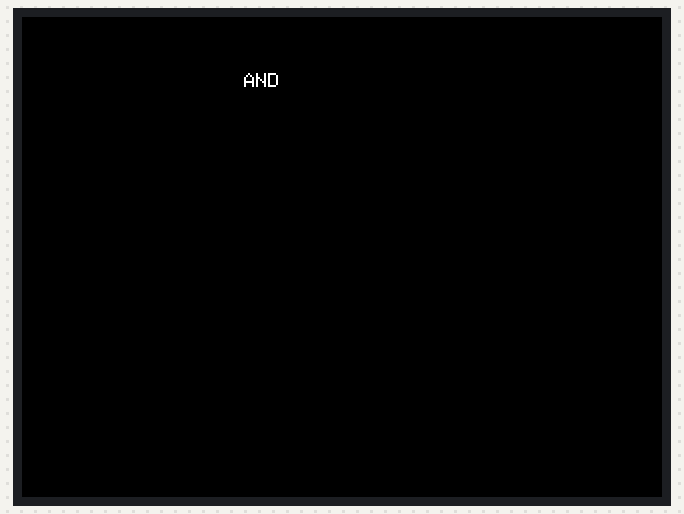
A sketch run on a simulated Arduino Uno, built with avr-gcc and run on an emulated ATmega328P. On the bench: 320×240 colour display. What the sketch prints to the serial monitor is not drawn.

Above: at 0.3 s.
At 1.5 s:
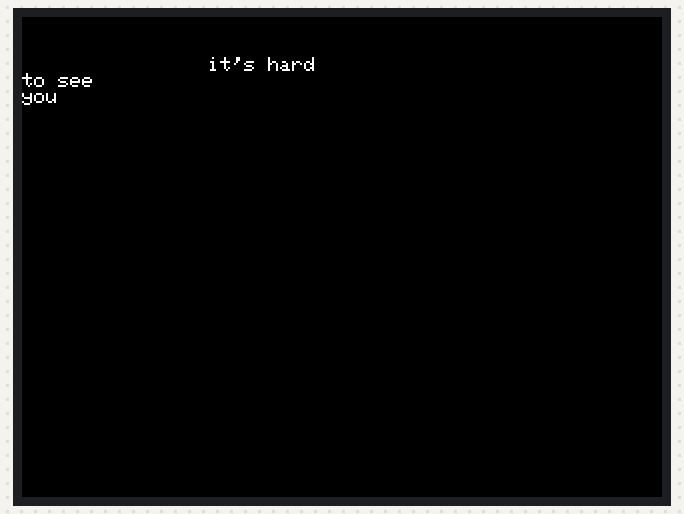
At 2.0 s:
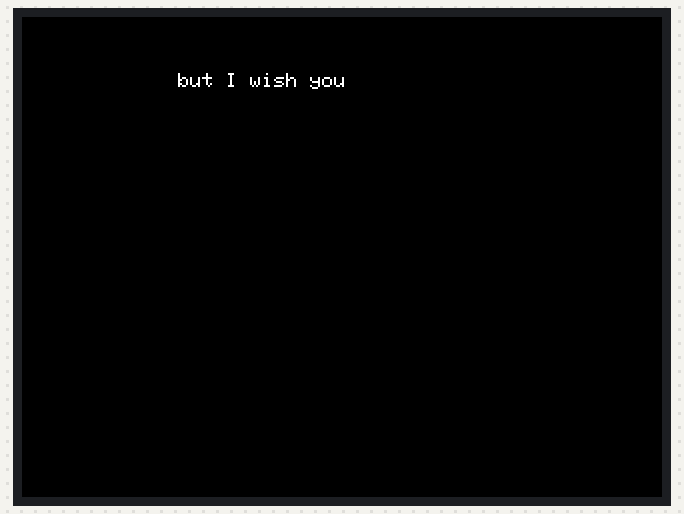
At 2.6 s:
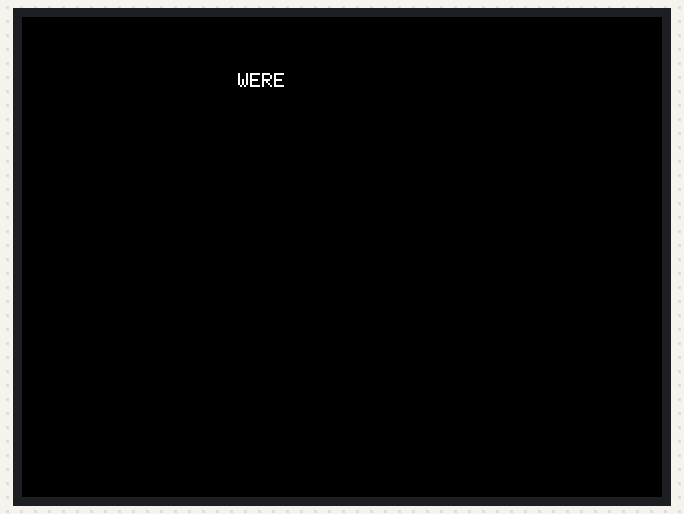
At 3.2 s:
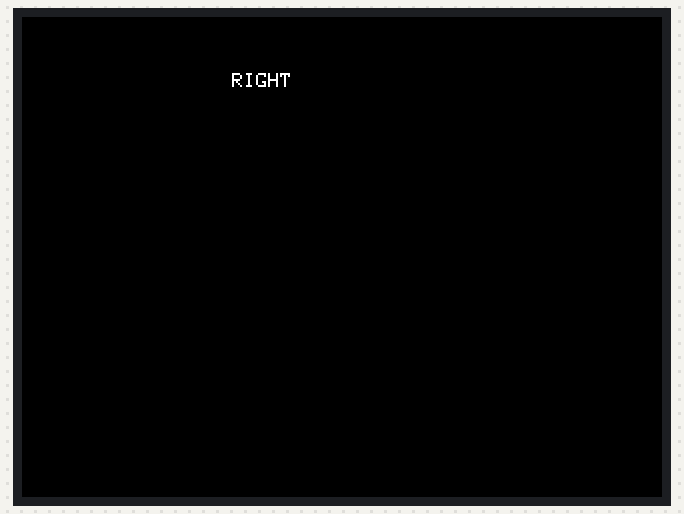
At 6.1 s:
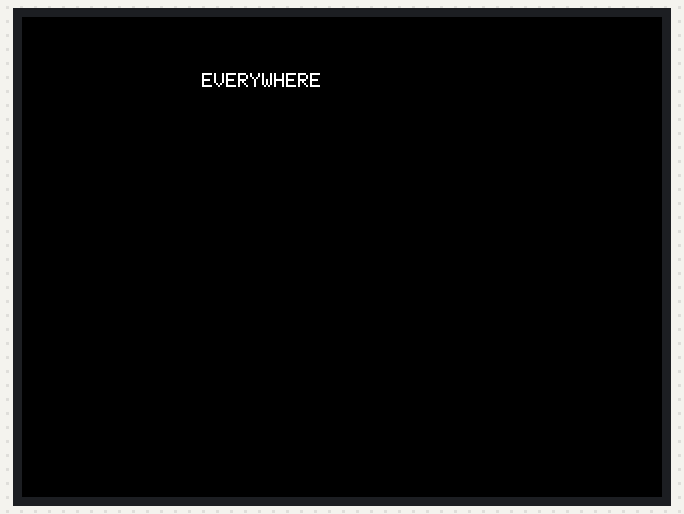

Measured:
- by itself, everything shown: repeats every 8.4 s, in 22 steps
- what the display in image 1 shows lasts 0.5 s, from 1.4 s to 1.9 s

The sketch:

song_animation_2.8inch_LCD.ino
```cpp
#include <Adafruit_GFX.h>  // Core graphics library
#include <MCUFRIEND_kbv.h> // Hardware specific library
MCUFRIEND_kbv tft;

// The control pins for the LCD can be assigned to any digital or analog pins...
// but we'll use the analog pins as this allows us to double up the pins with the touch screen (see the TFT paint example).
#define LCD_CS A3    // Chip Select  -> A3
#define LCD_CD A2    // Command/Data -> A2
#define LCD_WR A1    // LCD Write    -> A1
#define LCD_RD A0    // LCD Read     -> A0
#define LCD_RESET A4 // Can alternately connect to Arduino's reset pin

#define	BLACK   0x0000 // https://rgbcolorpicker.com/565
#define WHITE   0xFFFF
#define	RED     0xF800
#define	GREEN   0x07E0
#define	BLUE    0x001F
#define CYAN    0x07FF
#define MAGENTA 0xF81F
#define YELLOW  0xFFE0

const uint8_t displayWidth=tft.width(), displayHeight = tft.height();

const uint8_t numFrames = 11;
char* lyrics[numFrames] = { //https://www.geeksforgeeks.org/c/array-of-strings-in-c/
  "AND",
  "OHH",
  "it's hard\nto see\nyou",
  "but I wish you",
  "WERE",
  "RIGHT",
  "HERE",
  "OHH",
  "it's hard\nto leave\nyou",
  "when I get you",
  "EVERYWHERE"
};

/* loop thru lyrics
if a newline is found in lyrics:
maxTextSizeMultiLine()
  cut it
  fill a temp array of size [found new lines + 1] with cutted strings

  total width  = width of longest string from the cutted ones (need helper function to find most-screen-taking aka longest string)
  total height = summed heights of all the cutted string's heights (loop thru array of cutted , find individual heights)

  find local cords of each string's desired centered position RELATIVE TO the rect we created

  center such rectangle

  calculate back from local cords to global cords

END RESULT:
_________________________
|  __________________   |
|  |    STRING 1    |   |
|  |LOOOOOOONGSTRING|   |
|  |________________|   |
|_______________________|

*/


uint8_t sizes[numFrames] = {0};

uint8_t findMaxTextSize(const char* text) {
  uint16_t x  = 0, y  = 0, width=0, height=0;
  int16_t  x1 = 0, y1 = 0;
  uint8_t maxSize=1, currentSize=1;

  //start at size 1 ; check if width and height are smaller than screen sizes ; if NOT - STOP
  while (width < displayWidth && height < displayHeight) {
    tft.setTextSize(currentSize);
    tft.getTextBounds(text,  x, y,  &x1, &y1,   &width, &height);
    if(width < displayWidth && height < displayHeight) {
      maxSize = currentSize;
      currentSize++;
    }
    else {
      break;
    }
  }
  return maxSize;
}
/* NEED MULTI STRING SUPPORT
for(int8_t i = 0; i < numFrames; i++) {
  sizes[i] = findMaxTextSize(lyrics[i]);
}
*/

/*
void printCentreLyrics(const String text[], uint8_t sizeLowercase, uint8_t sizeUppercase) {
  String temp[] = text;
  for(uint8_t i = sizeof(temp); i>=0; i++) { // for every element in the lyrics

    if(temp[i].find("\n") >= 0) { // if lines in element > 1
      strsep(temp[i], "\n");
      //more logic here ...

    }
    else { // if lines in element = 1
      int16_t x1, y1, width, height;

      tft.getTextBounds(temp[i], 0, 0, &x1, &y1, &width, &height); //width, height of new string
      tft.setCursor(tft.width()/2 - w/2 - x1, tft.height()/2 - h/2 - y1); // center
      tft.print(text);
    }

  }
}
 void printCentreString(const string &text, int x, int y) {
  int16_t x1, y1;
  uint16_t w, h;
  tft.getTextBounds(text, x, y, &x1, &y1, &w, &h); //calc width of new string
  tft.setCursor(x - w / 2, y);
  tft.print(text);
}
*/

//https://forum.arduino.cc/t/adafruit-oled-how-to-center-text/617181/5
//https://forum.arduino.cc/t/adafruit-gfx-gettextbounds-cursor-position-vs-bounding-box-top-left/1239441
void printCenteredString(char text[], uint8_t size) {
  uint16_t x  = 0, y  = 0, width=0, height=0;
  int16_t  x1 = 0, y1 = 0;

  tft.setTextSize(size);

  tft.getTextBounds(text,  x, y,  &x1, &y1,   &width, &height);

  uint16_t cursorX = displayWidth /2 - width /2 - x1;
  uint16_t cursorY = displayHeight/2 - height/2 - y1;
  tft.setCursor(cursorX, cursorY);

  tft.print(text);
}

void setup(void) {
  Serial.begin(9600);

  #ifdef USE_Elegoo_SHIELD_PINOUT
    Serial.println(F("Using Elegoo 2.4\" TFT Arduino Shield Pinout"));
  #else
    Serial.println(F("Using Elegoo 2.4\" TFT Breakout Board Pinout"));
  #endif

  Serial.print("TFT size is "); Serial.print(tft.width()); Serial.print("x"); Serial.println(tft.height());

  tft.reset();

  uint16_t identifier = tft.readID();
  if      (identifier == 0x9325) { Serial.println(F("Found ILI9325 LCD driver"));                   }
  else if (identifier == 0x9328) { Serial.println(F("Found ILI9328 LCD driver"));                   }
  else if (identifier == 0x4535) { Serial.println(F("Found LGDP4535 LCD driver"));                  }
  else if (identifier == 0x7575) { Serial.println(F("Found HX8347G LCD driver"));                   }
  else if (identifier == 0x9341) { Serial.println(F("Found ILI9341 LCD driver"));                   }
  else if (identifier == 0x8357) { Serial.println(F("Found HX8357D LCD driver"));                   }
  else if (identifier==0x0101)   { identifier=0x9341; Serial.println(F("Found 0x9341 LCD driver")); }
  else if (identifier==0x1111)   { identifier=0x9328; Serial.println(F("Found 0x9328 LCD driver")); }
  else {
    Serial.print  (F("Unknown LCD driver chip: ")); Serial.println(identifier, HEX);
    Serial.println(F("If using the Elegoo 2.8\" TFT Arduino shield, the line:"));
    Serial.println(F("  #define USE_Elegoo_SHIELD_PINOUT"));
    Serial.println(F("should appear in the library header (Elegoo_TFT.h)."));
    Serial.println(F("If using the breakout board, it should NOT be #defined !"));
    Serial.println(F("Also if using the breakout, double-check that all wiring matches the tutorial."));
    identifier=0x9328;
  }

  tft.begin(identifier);
  tft.setRotation(1);
  tft.fillScreen(BLACK);
  tft.setTextWrap(false);
  tft.setTextColor(WHITE);
}

void loop(void) {
  for (int i = 0; i < numFrames; i++) { //for every element in text do:
    printCenteredString(lyrics[i], sizes[i]);
    tft.flush();
    delay(500);
    tft.fillScreen(BLACK);
  }
  delay(2000);
}
```
